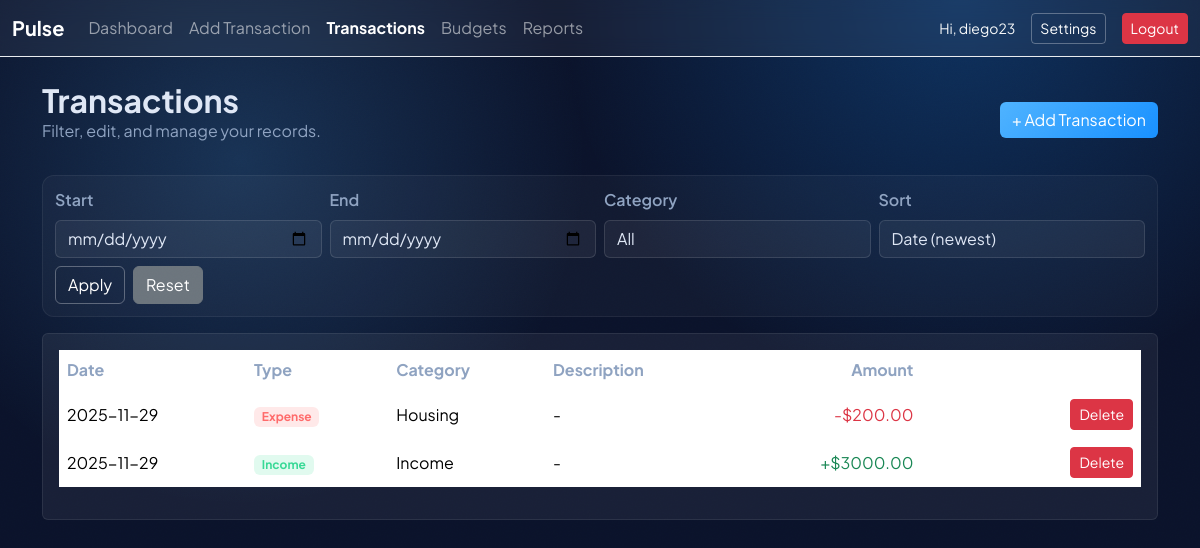
Screenshot of /transactions (signed in) with the database file from the repository.
### finance_app/models.py (models this page shows, shortened)
class User(UserMixin, db.Model):
    __tablename__ = "users"
    id = db.Column(db.Integer, primary_key=True)
    username = db.Column(db.String(80), unique=True, nullable=False)
    password_hash = db.Column(db.String(128), nullable=False)
    created_at = db.Column(db.DateTime, default=datetime.utcnow)
    transactions = db.relationship("Transaction", backref="user", lazy=True, cascade="all, delete-orphan")
    budgets = db.relationship("Budget", backref="user", lazy=True, cascade="all, delete-orphan")

class Transaction(db.Model):
    __tablename__ = "transactions"
    id = db.Column(db.Integer, primary_key=True)
    user_id = db.Column(db.Integer, db.ForeignKey("users.id"), nullable=False, index=True)
    date = db.Column(db.Date, nullable=False, default=date.today)
    type = db.Column(db.String(10), nullable=False)  # "expense" or "income"
    category = db.Column(db.String(80), nullable=False)
    amount = db.Column(db.Float, nullable=False)
    description = db.Column(db.Text)
    created_at = db.Column(db.DateTime, default=datetime.utcnow)
    updated_at = db.Column(db.DateTime, default=datetime.utcnow, onupdate=datetime.utcnow)

### finance_app/routes.py (the view)
@main_bp.route("/transactions")
@login_required
def transactions():
    sort = request.args.get("sort", "date_desc")
    start = _parse_date(request.args.get("start"))
    end = _parse_date(request.args.get("end"))
    category = request.args.get("category") or None
    query = get_transactions_for_period(current_user.id, start, end, category)
    if sort == "amount_asc":
        query = query.order_by(Transaction.amount.asc())
    elif sort == "amount_desc":
        query = query.order_by(Transaction.amount.desc())
    elif sort == "date_asc":
        query = query.order_by(Transaction.date.asc())
    else:
        query = query.order_by(Transaction.date.desc())
    transactions_list = query.all()
    return render_template(
        "transactions.html",
        transactions=transactions_list,
        categories=DEFAULT_CATEGORIES,
        selected_category=category,
        sort=sort,
        start=request.args.get("start"),
        end=request.args.get("end"),
    )

### finance_app/models.py (called while the page is built)
@login_manager.user_loader
def load_user(user_id: str) -> Optional[User]:
    return User.query.get(int(user_id))

### finance_app/routes.py (called while the page is built)
def _parse_date(value: str):
    try:
        return datetime.strptime(value, "%Y-%m-%d").date()
    except (TypeError, ValueError):
        return None

### finance_app/services.py (called while the page is built)
def get_transactions_for_period(user_id: int, start: date = None, end: date = None, category: str = None):
    query = Transaction.query.filter_by(user_id=user_id)
    if start:
        query = query.filter(Transaction.date >= start)
    if end:
        query = query.filter(Transaction.date <= end)
    if category:
        query = query.filter(Transaction.category == category)
    return query

### templates/transactions.html (shortened to what this page needs)
{% extends "base.html" %}
{% block content %}
<div class="d-flex flex-wrap justify-content-between align-items-center mb-3">
    <div>
        <h2 class="fw-bold mb-0">Transactions</h2>
        <p class="text-secondary">Filter, edit, and manage your records.</p>
    </div>
    <div>
        <a href="{{ url_for('main.add_transaction') }}" class="btn btn-primary">+ Add Transaction</a>
    </div>
</div>
<form class="filter-bar mb-3" method="get">
    <div class="row g-2 align-items-end">
        <div class="col-sm-3">
            <label class="form-label">Start</label>
            <input type="date" name="start" class="form-control" value="{{ start }}">
        </div>
        <div class="col-sm-3">
            <label class="form-label">End</label>
            <input type="date" name="end" class="form-control" value="{{ end }}">
        </div>
        <div class="col-sm-3">
            <label class="form-label">Category</label>
            <select name="category" class="form-select">
                <option value="">All</option>
            </select>
        </div>
        <div class="col-sm-3">
            <label class="form-label">Sort</label>
            <select name="sort" class="form-select">
                <option value="date_desc" {% if sort == 'date_desc' %}selected{% endif %}>Date (newest)</option>
            </select>
        </div>
        <div class="col-sm-12 d-flex gap-2">
            <button class="btn btn-outline-light">Apply</button>
            <a class="btn btn-secondary" href="{{ url_for('main.transactions') }}">Reset</a>
        </div>
    </div>
</form>
<div class="card glass-card">
    <div class="card-body table-responsive">
        {% if transactions %}
        <table class="table table-hover align-middle">
            <thead>
                <tr>
                    <th>Date</th>
                    <th>Type</th>
                    <th>Category</th>
                    <th>Description</th>
                    <th class="text-end">Amount</th>
                    <th></th>
                </tr>
            </thead>
            <tbody>
            {% for tx in transactions %}
                <tr>
                    <td>{{ tx.date.strftime('%Y-%m-%d') }}</td>
                    <td>
                        <span class="badge {% if tx.type == 'expense' %}badge-expense{% else %}badge-income{% endif %}">
                            {{ tx.type.title() }}
                        </span>
                    </td>
                    <td>{{ tx.category }}</td>
                    <td>{{ tx.description or '-' }}</td>
                    <td class="text-end {% if tx.type == 'expense' %}text-danger{% else %}text-success{% endif %}">
                        {% if tx.type == 'expense' %}-{% else %}+{% endif %}${{ '%.2f'|format(tx.amount) }}
                    </td>
                    <td class="text-end">
                        <a href="{{ url_for('main.edit_transaction', tx_id=tx.id) }}" class="btn btn-sm btn-outline-light">Edit</a>
                        <form action="{{ url_for('main.delete_transaction', tx_id=tx.id) }}" method="post" class="d-inline" onsubmit="return confirm('Delete this transaction?');">
                            <button class="btn btn-sm btn-danger">Delete</button>
                        </form>
                    </td>
                </tr>
            {% endfor %}
            </tbody>
        </table>
        {% else %}
            <p class="text-secondary mb-0">No transactions found.</p>
        {% endif %}
    </div>
</div>
{% endblock %}

### templates/base.html (shortened to what this page needs)
<!doctype html>
<html lang="en">
<head>
    <link rel="stylesheet" href="https://cdn.jsdelivr.net/npm/bootstrap@5.3.3/dist/css/bootstrap.min.css">
    <link rel="stylesheet" href="{{ url_for('static', filename='css/style.css') }}">
</head>
<body class="bg-surface">
<nav class="navbar navbar-expand-lg navbar-dark bg-glass border-bottom border-light-subtle">
    <div class="container-fluid">
        <a class="navbar-brand fw-bold" href="{{ url_for('main.dashboard') }}">Pulse</a>
        <div class="collapse navbar-collapse" id="navbarNav">
            {% if current_user.is_authenticated %}
            <ul class="navbar-nav me-auto mb-2 mb-lg-0">
                <li class="nav-item">
                    <a class="nav-link {% if request.endpoint == 'main.dashboard' %}active{% endif %}" href="{{ url_for('main.dashboard') }}">Dashboard</a>
                </li>
                <li class="nav-item">
                    <a class="nav-link {% if request.endpoint == 'main.add_transaction' %}active{% endif %}" href="{{ url_for('main.add_transaction') }}">Add Transaction</a>
                </li>
                <li class="nav-item">
                    <a class="nav-link {% if request.endpoint == 'main.transactions' %}active{% endif %}" href="{{ url_for('main.transactions') }}">Transactions</a>
                </li>
                <li class="nav-item">
                    <a class="nav-link {% if request.endpoint and request.endpoint.startswith('main.budgets') %}active{% endif %}" href="{{ url_for('main.budgets') }}">Budgets</a>
                </li>
                <li class="nav-item">
                    <a class="nav-link {% if request.endpoint == 'main.reports' %}active{% endif %}" href="{{ url_for('main.reports') }}">Reports</a>
                </li>
            </ul>
            <div class="d-flex align-items-center gap-3">
                <span class="text-light small">Hi, {{ current_user.username }}</span>
                <a class="btn btn-outline-light btn-sm" href="{{ url_for('main.settings') }}">Settings</a>
                <a class="btn btn-danger btn-sm" href="{{ url_for('auth.logout') }}">Logout</a>
            </div>
            {% endif %}
        </div>
    </div>
</nav>
<main class="container my-4">
    {% block content %}{% endblock %}
</main>
</body>
</html>

### static/css/style.css (style rules this page uses)
:root { --bg: #0b132b; --bg-card: rgba(255, 255, 255, 0.06); --primary: #4fb3ff; --primary-strong: #1890ff; --text: #dfe7f5; --muted: #8fa3c1; --success: #38d996; --danger: #ff6b6b; }
* { font-family: "Plus Jakarta Sans", system-ui, -apple-system, sans-serif; }
body.bg-surface { min-height: 100vh; background: radial-gradient(circle at 20% 20%, rgba(79, 179, 255, 0.2), transparent 30%), radial-gradient(circle at 80% 0%, rgba(24, 144, 255, 0.25), transparent 32%), var(--bg); color: var(--text); position: relative; overflow-x: hidden; }
.navbar { background: rgba(255, 255, 255, 0.05) !important; backdrop-filter: blur(10px); }
.glass-card { background: var(--bg-card); border: 1px solid rgba(255, 255, 255, 0.08); color: var(--text); }
.text-secondary { color: var(--muted) !important; }
.btn-primary { background: linear-gradient(135deg, var(--primary), var(--primary-strong)); border: none; }
.btn-outline-light { border-color: rgba(255, 255, 255, 0.3); color: #fff; }
.table { color: var(--text); }
.table thead th { border-color: rgba(255, 255, 255, 0.1); color: var(--muted); }
.table tbody tr { border-color: rgba(255, 255, 255, 0.07); }
.badge-income { background: rgba(56, 217, 150, 0.15); color: var(--success); }
.badge-expense { background: rgba(255, 107, 107, 0.15); color: var(--danger); }
label.form-label { color: var(--muted); font-weight: 600; }
.form-control, .form-select { background: rgba(255, 255, 255, 0.05); border: 1px solid rgba(255, 255, 255, 0.12); color: var(--text); }
.nav-link.active { color: #fff !important; font-weight: 700; }
.filter-bar { background: rgba(255, 255, 255, 0.03); border-radius: 12px; border: 1px solid rgba(255, 255, 255, 0.06); padding: 12px; }

### rows the page displays
User: username "diego23"
Transaction: date "2025-11-29", type "Expense", category "Housing", description "-", amount "200.00"
Transaction: date "2025-11-29", type "Income", category "Income", description "-", amount "3000.00"
